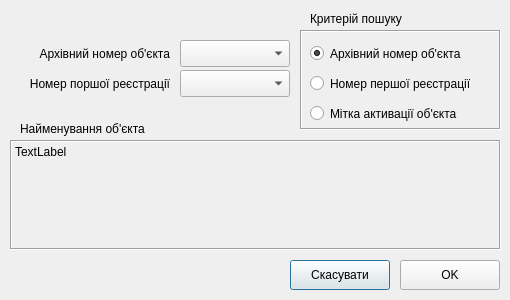
<?xml version="1.0" encoding="UTF-8"?>
<ui version="4.0">
 <class>PoiskObekt</class>
 <widget class="QDialog" name="PoiskObekt">
  <property name="windowModality">
   <enum>Qt::ApplicationModal</enum>
  </property>
  <property name="geometry">
   <rect>
    <x>0</x>
    <y>0</y>
    <width>510</width>
    <height>300</height>
   </rect>
  </property>
  <property name="windowTitle">
   <string>Пошук об'єкта</string>
  </property>
  <property name="windowIcon">
   <iconset>
    <normaloff>../icons/16x16/applications-engineering.png</normaloff>../icons/16x16/applications-engineering.png</iconset>
  </property>
  <property name="sizeGripEnabled">
   <bool>false</bool>
  </property>
  <property name="modal">
   <bool>true</bool>
  </property>
  <widget class="QComboBox" name="comboBox">
   <property name="enabled">
    <bool>true</bool>
   </property>
   <property name="geometry">
    <rect>
     <x>180</x>
     <y>40</y>
     <width>110</width>
     <height>27</height>
    </rect>
   </property>
  </widget>
  <widget class="QPushButton" name="pushButton_2">
   <property name="geometry">
    <rect>
     <x>400</x>
     <y>260</y>
     <width>100</width>
     <height>30</height>
    </rect>
   </property>
   <property name="text">
    <string>OK</string>
   </property>
   <property name="icon">
    <iconset>
     <normaloff>../icons/16x16/dialog-ok-apply.png</normaloff>../icons/16x16/dialog-ok-apply.png</iconset>
   </property>
   <property name="autoDefault">
    <bool>false</bool>
   </property>
   <property name="default">
    <bool>false</bool>
   </property>
  </widget>
  <widget class="QPushButton" name="pushButton">
   <property name="geometry">
    <rect>
     <x>290</x>
     <y>260</y>
     <width>100</width>
     <height>30</height>
    </rect>
   </property>
   <property name="text">
    <string>Скасувати</string>
   </property>
   <property name="icon">
    <iconset>
     <normaloff>../icons/16x16/dialog-cancel.png</normaloff>../icons/16x16/dialog-cancel.png</iconset>
   </property>
   <property name="default">
    <bool>true</bool>
   </property>
  </widget>
  <widget class="QFrame" name="frame">
   <property name="geometry">
    <rect>
     <x>300</x>
     <y>30</y>
     <width>201</width>
     <height>100</height>
    </rect>
   </property>
   <property name="frameShape">
    <enum>QFrame::Box</enum>
   </property>
   <property name="frameShadow">
    <enum>QFrame::Sunken</enum>
   </property>
   <property name="lineWidth">
    <number>1</number>
   </property>
   <property name="midLineWidth">
    <number>0</number>
   </property>
   <widget class="QRadioButton" name="radioButton_2">
    <property name="geometry">
     <rect>
      <x>10</x>
      <y>70</y>
      <width>165</width>
      <height>27</height>
     </rect>
    </property>
    <property name="locale">
     <locale language="Ukrainian" country="Ukraine"/>
    </property>
    <property name="text">
     <string>Мітка активації об'єкта</string>
    </property>
   </widget>
   <widget class="QRadioButton" name="radioButton_3">
    <property name="geometry">
     <rect>
      <x>10</x>
      <y>40</y>
      <width>180</width>
      <height>27</height>
     </rect>
    </property>
    <property name="sizePolicy">
     <sizepolicy hsizetype="Preferred" vsizetype="Preferred">
      <horstretch>0</horstretch>
      <verstretch>0</verstretch>
     </sizepolicy>
    </property>
    <property name="locale">
     <locale language="Ukrainian" country="Ukraine"/>
    </property>
    <property name="text">
     <string>Номер першої реєстрації</string>
    </property>
   </widget>
   <widget class="QRadioButton" name="radioButton">
    <property name="geometry">
     <rect>
      <x>10</x>
      <y>10</y>
      <width>171</width>
      <height>27</height>
     </rect>
    </property>
    <property name="locale">
     <locale language="Ukrainian" country="Ukraine"/>
    </property>
    <property name="text">
     <string>Архівний номер об'єкта</string>
    </property>
    <property name="checked">
     <bool>true</bool>
    </property>
   </widget>
  </widget>
  <widget class="QLabel" name="label">
   <property name="geometry">
    <rect>
     <x>310</x>
     <y>10</y>
     <width>110</width>
     <height>17</height>
    </rect>
   </property>
   <property name="text">
    <string>Критерій пошуку</string>
   </property>
  </widget>
  <widget class="QLabel" name="label_2">
   <property name="geometry">
    <rect>
     <x>10</x>
     <y>40</y>
     <width>160</width>
     <height>27</height>
    </rect>
   </property>
   <property name="text">
    <string>Архівний номер об'єкта</string>
   </property>
   <property name="alignment">
    <set>Qt::AlignRight|Qt::AlignTrailing|Qt::AlignVCenter</set>
   </property>
  </widget>
  <widget class="QLabel" name="label_3">
   <property name="geometry">
    <rect>
     <x>10</x>
     <y>140</y>
     <width>491</width>
     <height>110</height>
    </rect>
   </property>
   <property name="locale">
    <locale language="Ukrainian" country="Ukraine"/>
   </property>
   <property name="frameShape">
    <enum>QFrame::Box</enum>
   </property>
   <property name="frameShadow">
    <enum>QFrame::Sunken</enum>
   </property>
   <property name="text">
    <string>TextLabel</string>
   </property>
   <property name="alignment">
    <set>Qt::AlignLeading|Qt::AlignLeft|Qt::AlignTop</set>
   </property>
   <property name="wordWrap">
    <bool>true</bool>
   </property>
   <property name="margin">
    <number>10</number>
   </property>
   <property name="textInteractionFlags">
    <set>Qt::TextBrowserInteraction</set>
   </property>
  </widget>
  <widget class="QComboBox" name="comboBox_2">
   <property name="geometry">
    <rect>
     <x>180</x>
     <y>70</y>
     <width>110</width>
     <height>27</height>
    </rect>
   </property>
  </widget>
  <widget class="QLabel" name="label_4">
   <property name="geometry">
    <rect>
     <x>10</x>
     <y>70</y>
     <width>160</width>
     <height>27</height>
    </rect>
   </property>
   <property name="text">
    <string>Номер поршої реєстрації</string>
   </property>
   <property name="alignment">
    <set>Qt::AlignRight|Qt::AlignTrailing|Qt::AlignVCenter</set>
   </property>
  </widget>
  <widget class="QLabel" name="label_5">
   <property name="geometry">
    <rect>
     <x>20</x>
     <y>120</y>
     <width>151</width>
     <height>17</height>
    </rect>
   </property>
   <property name="text">
    <string>Найменування об'єкта</string>
   </property>
  </widget>
  <zorder>label_3</zorder>
  <zorder>frame</zorder>
  <zorder>comboBox</zorder>
  <zorder>pushButton_2</zorder>
  <zorder>pushButton</zorder>
  <zorder>label</zorder>
  <zorder>label_2</zorder>
  <zorder>comboBox_2</zorder>
  <zorder>label_4</zorder>
  <zorder>label_5</zorder>
 </widget>
 <tabstops>
  <tabstop>comboBox</tabstop>
  <tabstop>comboBox_2</tabstop>
  <tabstop>radioButton</tabstop>
  <tabstop>radioButton_3</tabstop>
  <tabstop>radioButton_2</tabstop>
  <tabstop>pushButton</tabstop>
  <tabstop>pushButton_2</tabstop>
 </tabstops>
 <resources/>
 <connections/>
</ui>
